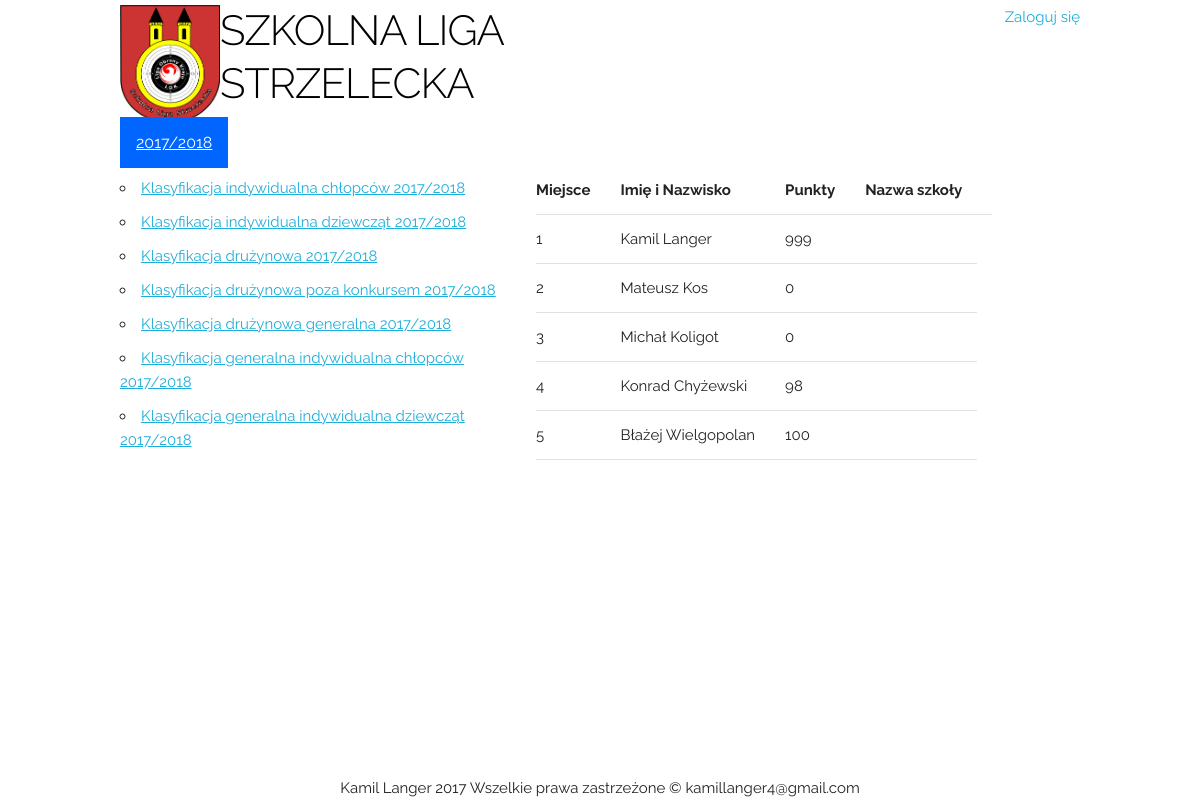
Page /kic.php?id=2 on the committed database.
### tables this page shows
CREATE TABLE `sezony` (
  `ID` int(11) NOT NULL,
  `Data` text NOT NULL,
  `Zakonczony` int(11) NOT NULL
);

CREATE TABLE `zawodnicy` (
  `ID_zawodnika` int(11) NOT NULL,
  `Imie Nazwisko` text NOT NULL,
  `ID_druzyny` int(11) NOT NULL,
  `Plec` text NOT NULL
);

CREATE TABLE `punkty` (
  `ID` int(11) NOT NULL,
  `ID_zaw` int(11) NOT NULL,
  `Suma` int(11) NOT NULL,
  `Ilosc_10` int(11) NOT NULL,
  `ID_Rundy` int(11) NOT NULL
);

### tabelaKIC.php (the view, shortened to what this page needs)
<?php
require_once "connect.php";
@$polaczenie = new mysqli($host, $db_user, $db_password, $db_name);
if($polaczenie->connect_errno!=0){
    echo "Error: ".$polaczenie->connect_errno;
} else {
    @$IdSezonu = @$_GET['id'];
    if($IdSezonu != null){
        $zapytanie1 = $polaczenie->query("SELECT * FROM `rundy` WHERE `IdSezonu` = ".$IdSezonu.";");
        for($i=0;$i<$zapytanie1->num_rows;$i++){
            $wiersz = $zapytanie1->fetch_assoc();
                $IDRund[$i] = $wiersz['ID'];
        }
        $id = 0;
        $lp = 1;
        $zapytanie2 = $polaczenie->query("SELECT * FROM `zawodnicy` WHERE `Plec` = 'M';");
        for($i=0;$i<$zapytanie2->num_rows;$i++){
            $wiersz = $zapytanie2->fetch_assoc();
                $IDZaw = $wiersz['ID_zawodnika'];
                $nazwa = $wiersz['Imie Nazwisko'];
                $idZespolu = $wiersz['ID_druzyny'];
            $zapytanie3 = $polaczenie->query("SELECT * FROM `punkty` WHERE `ID_zaw` =".$IDZaw." AND `ID_Rundy` =".@$IDRund[$id].";");
            @$wiersz = $zapytanie3->fetch_assoc();
                $punkty = $wiersz['Suma'];
            $zapytanie4 = $polaczenie->query("SELECT * FROM `druzyny` WHERE `ID_druzyny`=".$idZespolu.";");
            $wiersz = $zapytanie4->fetch_assoc();
                $nazwaShl = $wiersz['NazwaSzkoly'];
            if($punkty == null){
                $punkty = 0;
            }
            echo "<tr><td>".$lp."</td><td>".$nazwa."</td><td>".$punkty."</td><td>".$nazwaShl."</td></tr>";
            $lp++;
        }
    }else{
        $aktywny = $polaczenie->query("SELECT * FROM `sezony` WHERE `Zakonczony` = 0;");
        $wiersz = $aktywny->fetch_assoc();
            $ID = $wiersz['ID'];
        header('Location: kic.php?id='.$ID);
    }
}
?>

### kic.php (shortened to what this page needs)
<!DOCTYPE HTML>
<html>
    <head>
        <link rel="stylesheet" href="css/normalize.css">
        <link rel="stylesheet" href="css/skeleton.css">
        <link rel="stylesheet" href="css/index.css">
    </head>
    <body>
        <div class="container">
            <div class="row" style="margin-top:5px !important;">
                <a href="index.php" style="text-decoration: none; color: black;">
                    <div class="six columns">
                        <img src="img.png" width="100px" style="float:left;"/>
                        <h2>SZKOLNA LIGA STRZELECKA</h2>
                    </div>
                </a>
                <?php
                    if(!isset($_SESSION['zalogowany'])){
                        ?><div class="six columns" style="text-align: right;"><a onclick="document.getElementById('id01').style.display='block'">Zaloguj się</a></div><?php
                    }
                ?>
            </div>
            <div class="row">
                <div class="six columns">
                    <?php include"listaSezonow.php";?>
                </div>
            </div>
            <div class="row">
                <div class="five columns" style="margin-top: 10px !important;">
                    <ul>
                    <?php include"tabelka.php"; ?>
                    </ul>
                </div>
                <div class="seven columns">
                    <table>
                        <thead><tr><th>Miejsce</th><th>Imię i Nazwisko</th><th>Punkty</th><th>Nazwa szkoły</th><th></th></tr></thead>
                        <tbody>
                            <?php include"tabelaKIC.php"; ?>
                        </tbody>
                    </table>
                </div>
            </div>
        </div>
        <footer>
            Kamil Langer 2017 Wszelkie prawa zastrzeżone &copy; kamillanger4@gmail.com
        </footer>
    </body>
</html>

### listaSezonow.php (shortened to what this page needs)
<?php
require_once "connect.php";
@$polaczenie = new mysqli($host, $db_user, $db_password, $db_name);
if($polaczenie->connect_errno!=0){
    echo "Error: ".$polaczenie->connect_errno;
} else {
    @$IdSezonu = @$_GET['id'];
    if(@$IdSezonu != null){
        $wybrany = $polaczenie->query("SELECT * FROM `sezony` WHERE `ID` = ".$IdSezonu.";");
        $wiersz = $wybrany->fetch_assoc();
            $Nazwa = $wiersz['Data'];
            $ID = $wiersz['ID'];
        echo '<div class="menuSez">';
            echo '<a class="first" href="index.php?id='.$ID.'">'.$Nazwa.'</a>';
    }
    echo '</div>';
}

### tabelka.php (shortened to what this page needs)
<?php
require_once "connect.php";
@$polaczenie = new mysqli($host, $db_user, $db_password, $db_name);
if($polaczenie->connect_errno!=0){
    echo "Error: ".$polaczenie->connect_errno;
} else {
    function wyswietlanie($Nazwa, $ID){
        $KIC = "Klasyfikacja indywidualna chłopców";
        $KID = "Klasyfikacja indywidualna dziewcząt";
        $KD = "Klasyfikacja drużynowa";
        $KDPK = "Klasyfikacja drużynowa poza konkursem";
        $KDG = "Klasyfikacja drużynowa generalna";
        $KGIC = "Klasyfikacja generalna indywidualna chłopców";
        $KGID = "Klasyfikacja generalna indywidualna dziewcząt";
        echo '<li><a href="kic.php?id='.$ID.'">'.$KIC." ".$Nazwa.'</a></li>';
        echo '<li><a href="">'.$KID." ".$Nazwa.'</a></li>';
        echo '<li><a href="">'.$KD." ".$Nazwa.'</a></li>';
        echo '<li><a href="">'.$KDPK." ".$Nazwa.'</a></li>';
        echo '<li><a href="">'.$KDG." ".$Nazwa.'</a></li>';
        echo '<li><a href="">'.$KGIC." ".$Nazwa.'</a></li>';
        echo '<li><a href="">'.$KGID." ".$Nazwa.'</a></li>';
    }
    @$IdSezonu = @$_GET['id'];
    if($IdSezonu == null){
        $aktywny = $polaczenie->query("SELECT * FROM `sezony` WHERE `Zakonczony` = 0;");
        $wiersz = $aktywny->fetch_assoc();
            $ID = $wiersz['ID'];
            $Nazwa = $wiersz['Data'];
        wyswietlanie($Nazwa,$ID);
    }else{
        $aktywny = $polaczenie->query("SELECT * FROM `sezony` WHERE `ID` = ".$IdSezonu.";");
        $wiersz = $aktywny->fetch_assoc();
            $ID = $wiersz['ID'];
            $Nazwa = $wiersz['Data'];
        wyswietlanie($Nazwa,$ID);
    }
}

### css/skeleton.css (style rules this page uses)
.container { position: relative; width: 100%; max-width: 960px; margin: 0 auto; padding: 0 20px; box-sizing: border-box; }
.column, .columns { width: 100%; float: left; box-sizing: border-box; }
@media (min-width: 400px) { .container { width: 85%; padding: 0; } }
@media (min-width: 550px) { .container { width: 80%; } }
@media (min-width: 550px) { .column, .columns { margin-left: 4%; } }
@media (min-width: 550px) { .column:first-child, .columns:first-child { margin-left: 0; } }
@media (min-width: 550px) { .five.columns { width: 39.3333333333%; } }
@media (min-width: 550px) { .six.columns { width: 48%; } }
@media (min-width: 550px) { .seven.columns { width: 56.6666666667%; } }
html { font-size: 62.5%; }
body { font-size: 1.5em; line-height: 1.6; font-weight: 400; font-family: "Raleway", "HelveticaNeue", "Helvetica Neue", Helvetica, Arial, sans-serif; color: #222; }
h1, h2, h3, h4, h5, h6 { margin-top: 0; margin-bottom: 2rem; font-weight: 300; }
h2 { font-size: 3.6rem; line-height: 1.25; letter-spacing: -.1rem; }
@media (min-width: 550px) { h2 { font-size: 4.2rem; } }
a { color: #1EAEDB; }
ul { list-style: circle inside; }
ol, ul { padding-left: 0; margin-top: 0; }
li { margin-bottom: 1rem; }
th, td { padding: 12px 15px; text-align: left; border-bottom: 1px solid #E1E1E1; }
th:first-child, td:first-child { padding-left: 0; }
th:last-child, td:last-child { padding-right: 0; }
pre, blockquote, dl, figure, table, p, ul, ol, form { margin-bottom: 2.5rem; }
.container:after, .row:after, .u-cf { content: ""; display: table; clear: both; }

### css/index.css (style rules this page uses)
.first { background-color: #0066FF; color: white; padding: 16px; font-size: 16px; border: none; cursor: pointer; }
.menuSez { position: relative; display: inline-block; margin-bottom: 10px !important; }
footer { position: fixed; left: 0; bottom: 0; width: 100%; text-align: center; }

### rows in the picture
sezony: Data "2017/2018"
zawodnicy: Imie Nazwisko "Kamil Langer"
punkty: Suma "999"
zawodnicy: Imie Nazwisko "Mateusz Kos"
zawodnicy: Imie Nazwisko "Michał Koligot"
zawodnicy: Imie Nazwisko "Konrad Chyżewski"
punkty: Suma "98"
zawodnicy: Imie Nazwisko "Błażej Wielgopolan"
punkty: Suma "100"

### other values in the picture
$KIC "Klasyfikacja indywidualna chłopców"
$KID "Klasyfikacja indywidualna dziewcząt"
$KD "Klasyfikacja drużynowa"
$KDPK "Klasyfikacja drużynowa poza konkursem"
$KDG "Klasyfikacja drużynowa generalna"
$KGIC "Klasyfikacja generalna indywidualna chłopców"
$KGID "Klasyfikacja generalna indywidualna dziewcząt"
$punkty "0"
